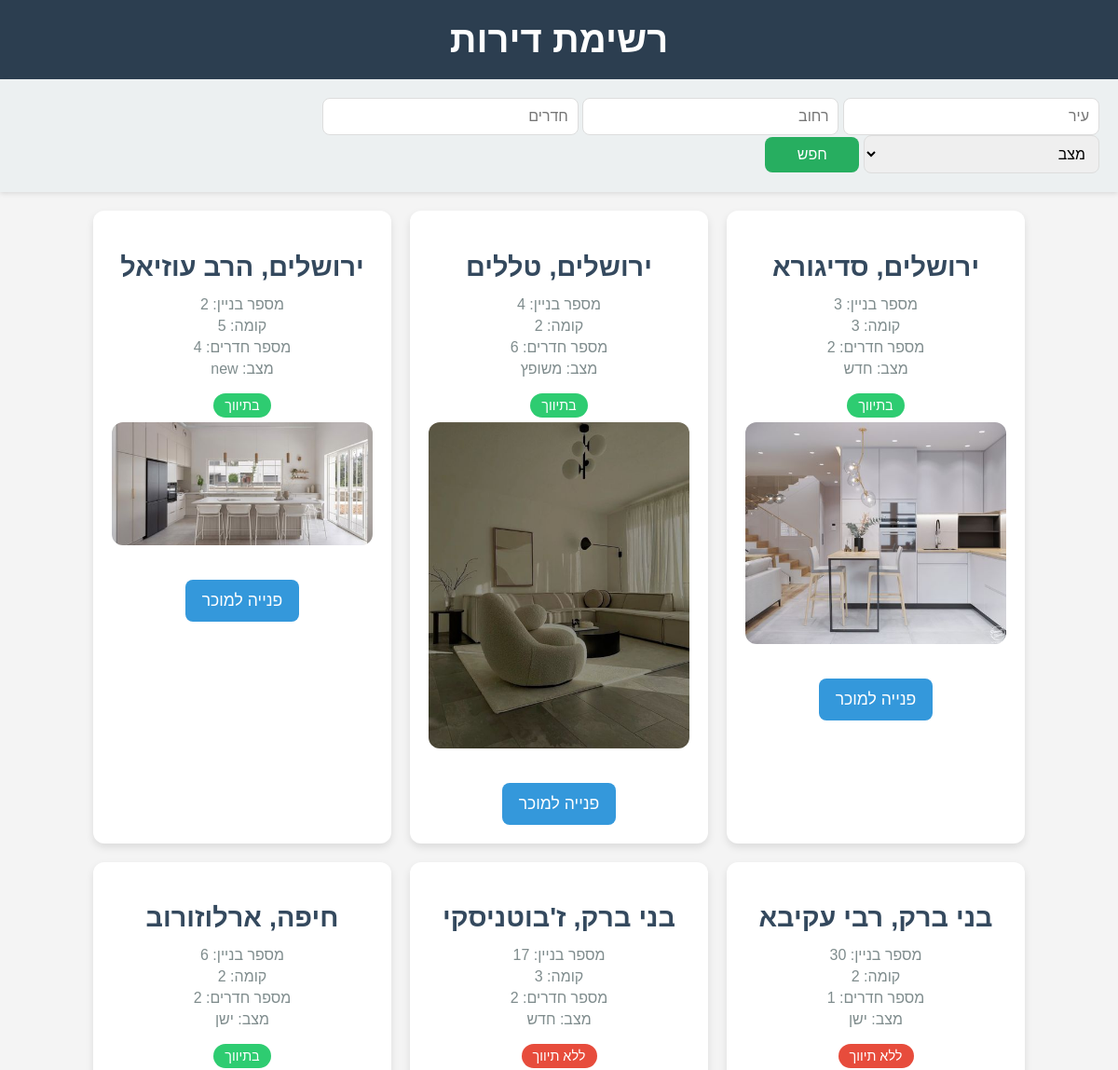
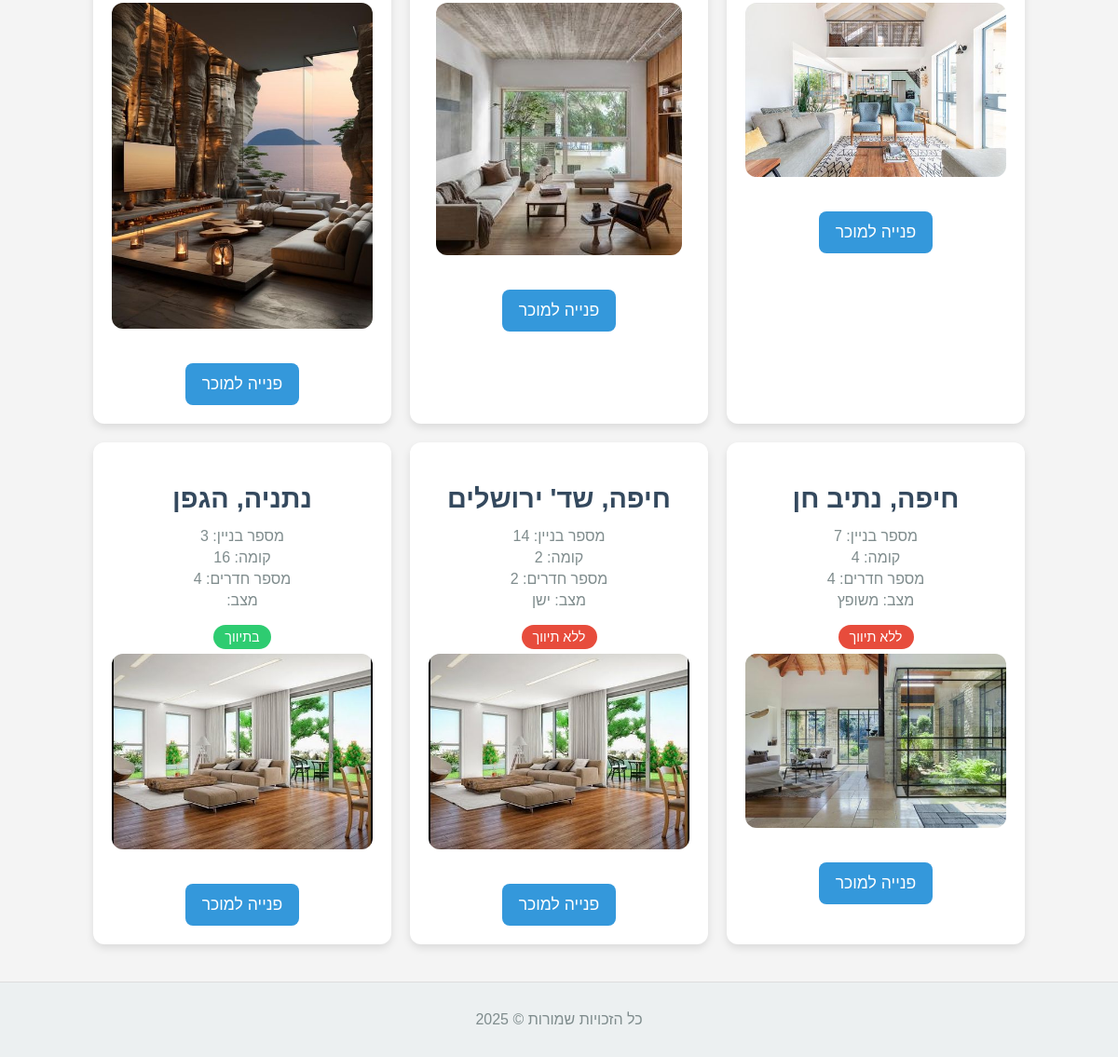
The app's page /apartments/ with its own data (2 pictures, top to bottom).
### App1/models.py (models this page shows)
class Appartment(models.Model):
    id = models.CharField(max_length=50, primary_key=True)
    city = models.CharField(max_length=50)
    street = models.CharField(max_length=50)
    buildingNum = models.IntegerField()
    floorNum = models.IntegerField()
    roomNum = models.IntegerField()
    condition = models.CharField(max_length=250)
    status = models.BooleanField(default=False)
    img = models.ImageField(upload_to="apartments/", blank=True, null=True)
    brokerage = models.BooleanField(default=False)
    sellerId = models.ForeignKey("Seller", on_delete=models.DO_NOTHING)

### App1/views.py (the view)
# urls.py: path("apartments/", views.apartment_list, name="apartment_list"),
def apartment_list(request):
    city = request.GET.get("city", "")
    street = request.GET.get("street", "")
    room_num = request.GET.get("room_num", "")
    condition = request.GET.get("condition", "")
    apartments = Appartment.objects.filter(status=False)
    if city:
        apartments = apartments.filter(city__icontains=city)
    if street:
        apartments = apartments.filter(street__icontains=street)
    if room_num and room_num != "0":
        apartments = apartments.filter(roomNum=room_num)
    if condition:
        apartments = apartments.filter(condition=condition)
    return render(request, "apartment_list.html", {"apartments": apartments})

### Templates/apartment_list.html (shortened to what this page needs)
<!DOCTYPE html>
<html lang="he">
<head>
</head>
<body>
    <header>
        <h1>רשימת דירות</h1>
    </header>
    <div class="filter-form">
        <form method="GET" action="{% url 'apartment_list' %}">
            <input type="text" id="city" name="city" value="{{ request.GET.city }}" placeholder="עיר">
            <input type="text" id="street" name="street" value="{{ request.GET.street }}" placeholder="רחוב">
            <input type="number" id="room_num" name="room_num" value="{{ request.GET.room_num }}" placeholder="חדרים">
            <select id="condition" name="condition">
                <option value="">מצב</option>
            </select>
            <button type="submit">חפש</button>
        </form>
    </div>
    <div class="apartment-list">
        {% for apartment in apartments %}
            <div class="apartment-card">
                <h2>{{ apartment.city }}, {{ apartment.street }}</h2>
                <p>מספר בניין: {{ apartment.buildingNum }}</p>
                <p>קומה: {{ apartment.floorNum }}</p>
                <p>מספר חדרים: {{ apartment.roomNum }}</p>
                <p>מצב: {{ apartment.condition }}</p>
                <p>
                    {% if apartment.brokerage %}
                        <span class="brokerage">בתיווך</span>
                    {% else %}
                        <span class="no-brokerage">ללא תיווך</span>
                    {% endif %}
                </p>
                {% if apartment.img %}
                    <img src="{{ apartment.img.url }}" alt="תמונה של הדירה">
                {% endif %}
                <form action="{% url 'request_form' apartment.id %}" method="get">
                    <button type="submit">פנייה למוכר</button>
                </form>
            </div>
        {% endfor %}
    </div>
    <footer>
        <p>כל הזכויות שמורות © 2025</p>
    </footer>
</body>
</html>

### Templates/apartment_list.html (style rules this page uses)
body { font-family: 'Arial', sans-serif; margin: 0; padding: 0; background-color: #f4f4f4; direction: rtl; }
header { background-color: #2c3e50; color: white; padding: 20px 0; text-align: center; box-shadow: 0 2px 10px rgba(0, 0, 0, 0.1); }
h1 { margin: 0; font-size: 2.5em; font-weight: 600; }
.filter-form { padding: 20px; background-color: #ecf0f1; display: flex; justify-content: space-between; align-items: center; gap: 10px; box-shadow: 0 2px 5px rgba(0, 0, 0, 0.1); }
.filter-form input, .filter-form select, .filter-form button { padding: 10px; font-size: 1em; border-radius: 8px; border: 1px solid #ddd; }
.filter-form input, .filter-form select { width: 30%; }
.filter-form button { background-color: #27ae60; color: white; border: none; cursor: pointer; width: 12%; transition: background-color 0.3s ease; }
.apartment-list { display: flex; flex-wrap: wrap; justify-content: center; padding: 20px; gap: 20px; }
.apartment-card { background-color: white; width: 280px; border-radius: 12px; box-shadow: 0 4px 8px rgba(0, 0, 0, 0.1); padding: 20px; text-align: center; position: relative; transition: transform 0.3s ease, box-shadow 0.3s ease; }
.apartment-card h2 { font-size: 1.8em; margin-bottom: 15px; color: #34495e; font-weight: 600; }
.apartment-card p { font-size: 1em; margin: 5px 0; color: #7f8c8d; }
.apartment-card img { max-width: 100%; border-radius: 12px; margin-bottom: 15px; }
.brokerage, .no-brokerage { padding: 5px 12px; font-size: 0.9em; border-radius: 20px; display: inline-block; margin-top: 12px; color: white; }
.brokerage { background-color: #2ecc71; }
.no-brokerage { background-color: #e74c3c; }
.apartment-card button { background-color: #3498db; color: white; padding: 12px 18px; font-size: 1.1em; border: none; border-radius: 8px; cursor: pointer; margin-top: 18px; transition: background-color 0.3s ease; }
footer { text-align: center; padding: 15px; margin-top: 20px; background-color: #ecf0f1; color: #7f8c8d; border-top: 1px solid #ddd; }

### records on screen
Appartment: city "ירושלים", street "סדיגורא", buildingNum "3", floorNum "3", roomNum "2", condition "חדש", brokerage "בתיווך", img (picture)
Appartment: city "ירושלים", street "טללים", buildingNum "4", floorNum "2", roomNum "6", condition "משופץ", brokerage "בתיווך", img (picture)
Appartment: city "ירושלים", street "הרב עוזיאל", buildingNum "2", floorNum "5", roomNum "4", condition "new", brokerage "בתיווך", img (picture)
Appartment: city "בני ברק", street "רבי עקיבא", buildingNum "30", floorNum "2", roomNum "1", condition "ישן", brokerage "ללא תיווך", img (picture)
Appartment: city "בני ברק", street "ז'בוטניסקי", buildingNum "17", floorNum "3", roomNum "2", condition "חדש", brokerage "ללא תיווך", img (picture)
Appartment: city "חיפה", street "ארלוזורוב", buildingNum "6", floorNum "2", roomNum "2", condition "ישן", brokerage "בתיווך", img (picture)
Appartment: city "חיפה", street "נתיב חן", buildingNum "7", floorNum "4", roomNum "4", condition "משופץ", brokerage "ללא תיווך", img (picture)
Appartment: city "חיפה", street "שד' ירושלים", buildingNum "14", floorNum "2", roomNum "2", condition "ישן", brokerage "ללא תיווך", img (picture)
Appartment: city "נתניה", street "הגפן", buildingNum "3", floorNum "16", roomNum "4", brokerage "בתיווך", img (picture)
